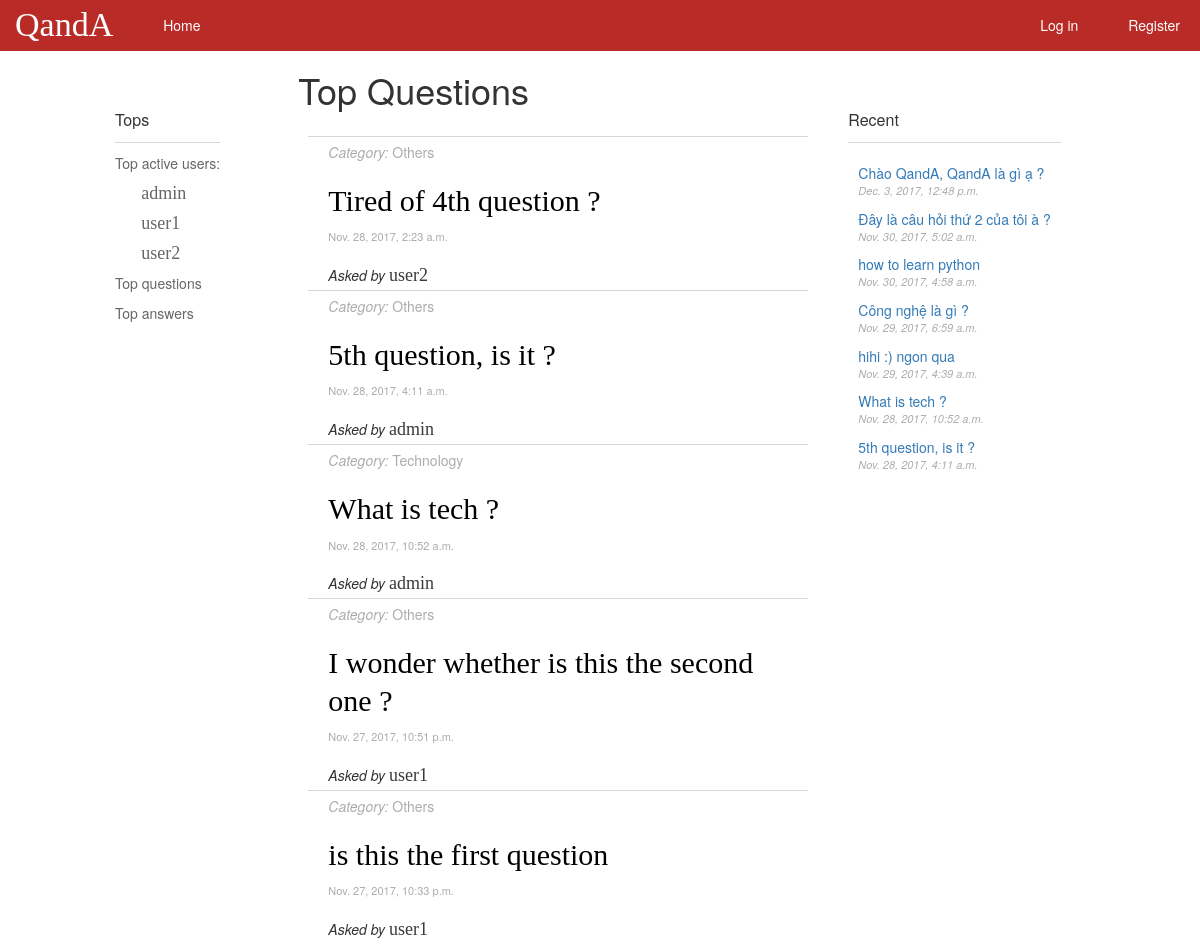
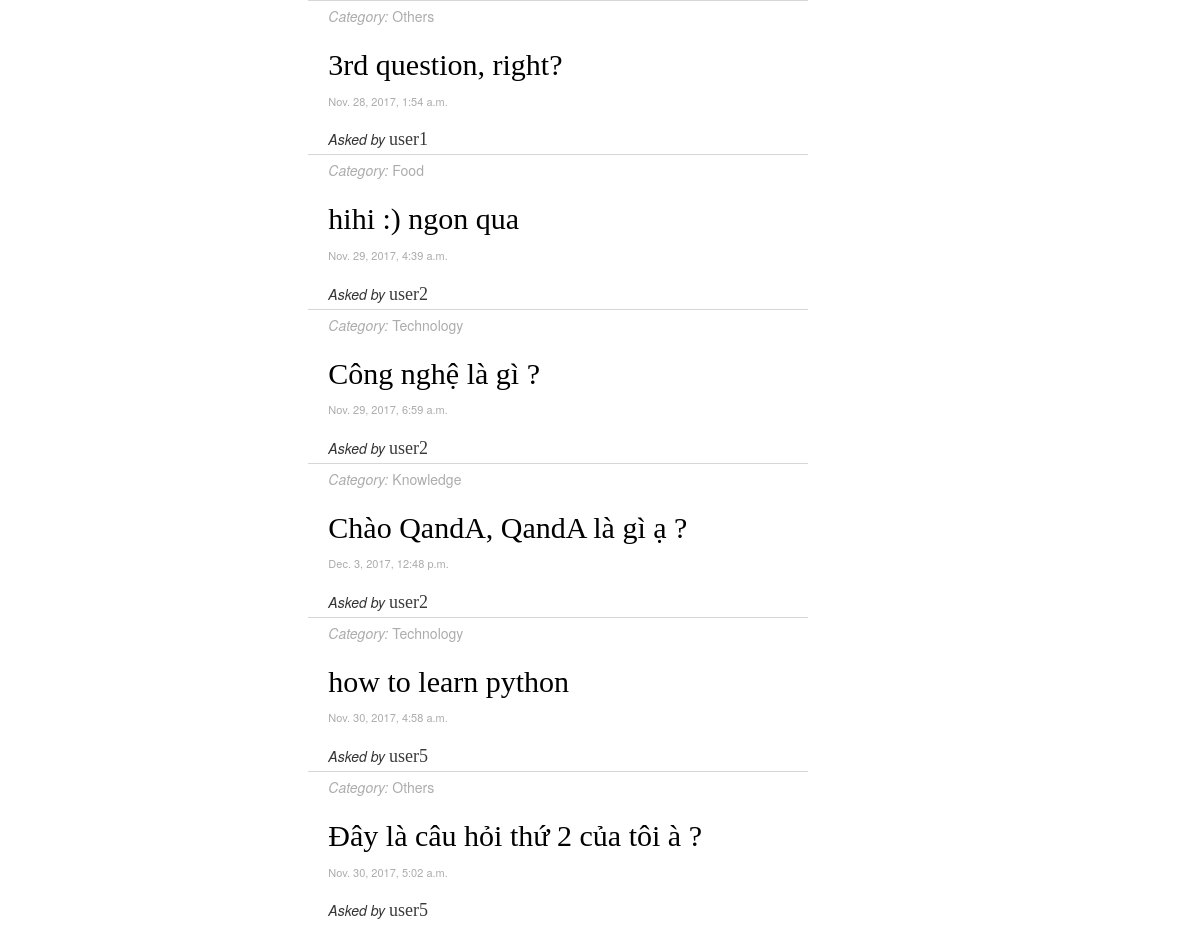
/, run on an earlier commit of the app's database (2 pictures, top to bottom).
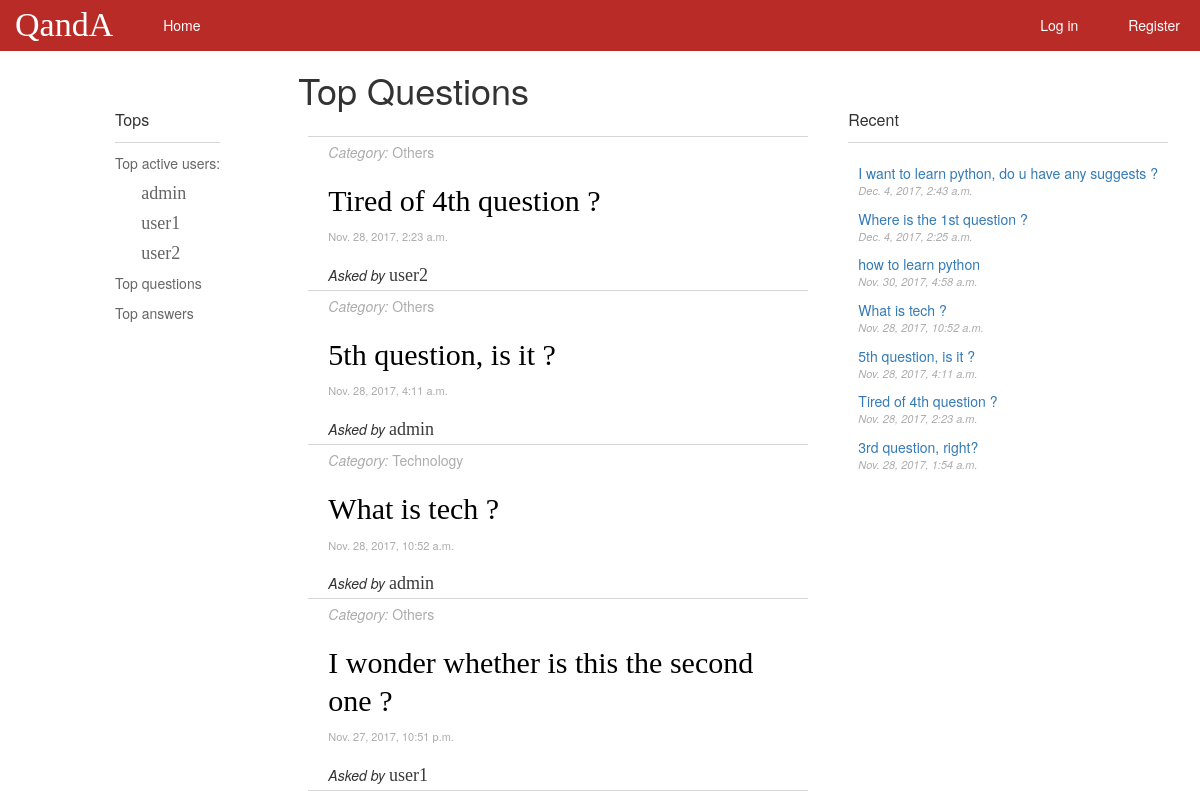
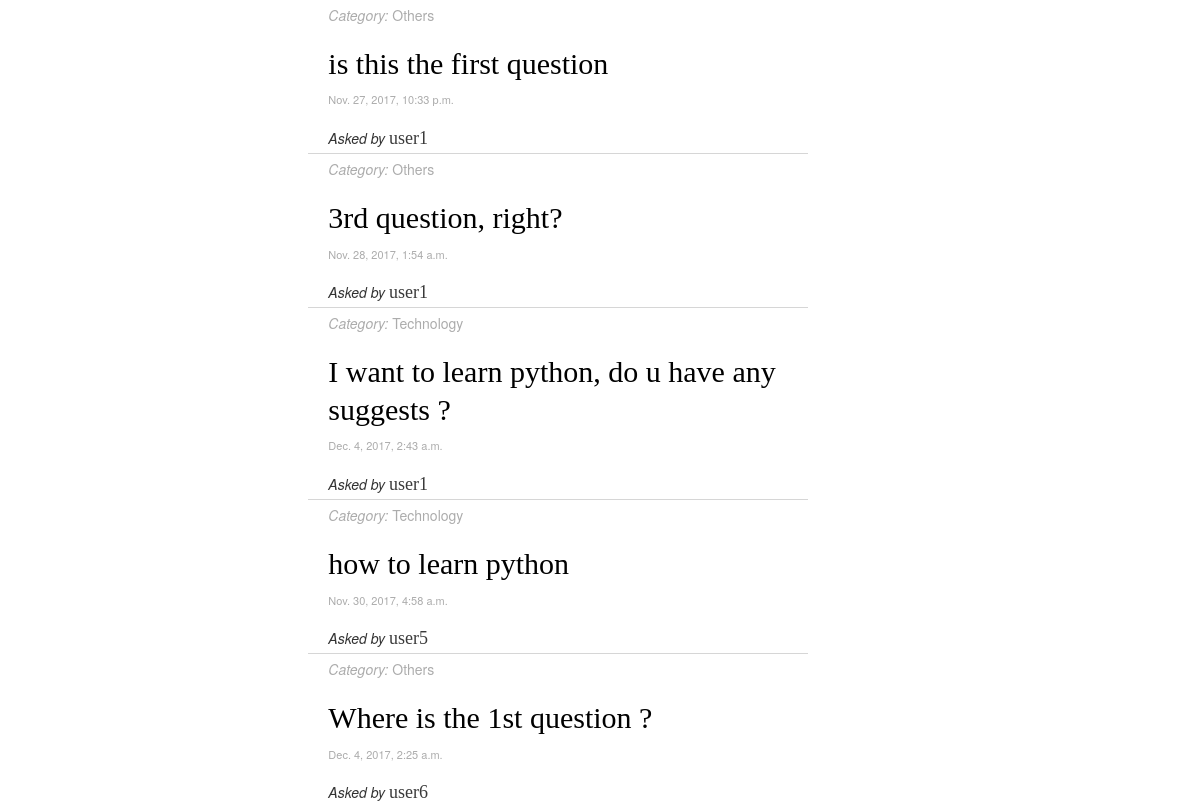
And on a later commit of the database (2 pictures, top to bottom).
### polls/models.py (models this page shows, shortened)
class Question(models.Model):
	content = models.CharField(max_length=200)
	category = models.CharField(max_length=30, null=True)
	time = models.DateTimeField('date asked')
	user = models.ForeignKey(User, on_delete=models.CASCADE, related_name="creator")
	followers = models.ManyToManyField(User, related_name="followers")

### polls/views.py (the view)
# urls.py: url(r'^$', views.home, name='home'),
def home(request, new_feed='0'):
	tops = Answer.objects.values('user__username', 'user__id').annotate(answer_num=Count('user_id')).order_by('-answer_num')[:3]
	top_users = [(top['user__username'], top['user__id']) for top in tops]
	questions = []
	answers = []
	recents = Question.objects.order_by('-time')[:7]
	if new_feed == '0':
		questions = Question.objects.annotate(follow_num = Count('followers')).order_by('-follow_num')
	else:
		answers = Answer.objects.values('content', 'time', 'user__username', 'question__content', 'question__id', 'user__id', 'question__category').annotate(vote_num = Count('voters')).order_by('-vote_num')
	return render(request, 'polls/home.html', context = {'top_users' : top_users, 'questions' : questions, 'new_feed' : new_feed, 'answers' : answers, 'recents' : recents})

### polls/templates/polls/home.html
{% extends "polls/base.html" %}
{% load static%}
{% block content %}
		<div class="container-fluid" id="mainview">
			<div class="col-xs-2 left-panel " style="margin-top:59px" >
				<div class ="affix">
					<div class="side-pannel-header" style="margin-bottom:10px">Tops</div>
					<hr class="hrstyle" width="100%">
					<ul style="padding:0">
						<li class="side-pannel-text pannel-item">Top active users:</li>
							{% for username, userid in top_users %}
								<div style="padding-left:25%"><li class="pannel-item"><a href="{% url 'polls:profile' userid %}" class="username accent-text" style="color:#666">{{username}}</a></li></div>
							{% endfor %}
						<li class="pannel-item"><a href="{% url 'polls:home' %}" class="side-pannel-text">Top questions</a></li>
						<li class="pannel-item"><a href="{% url 'polls:home' 1 %}" class="side-pannel-text">Top answers</a></li>
					</ul>
				</div>
			</div>
			<div class="col-xs-6">
				{% if new_feed == '0' %}
					<h1 style="margin-bottom:5%">Top Questions</h1>
					{% include 'polls/questions.html' with questions=questions %}
				{% else %}
					<h1 style="margin-bottom:5%">Top Answers</h1>
					{% include 'polls/answers.html' with answers=answers %}
				{% endif %}
			</div>
			{% if new_feed == '0' %}
			<div class="col-xs-4" style="margin-top:59px" >
				<div class ="affix">
					<div class="side-pannel-header" style="margin-bottom:10px">Recent</div>
					<hr class="hrstyle" width="100%">
					<div style="padding: 10 10 10 10">
						{% for recent in recents %}
							<div style=" margin-top: 10px">
								<div><a href="{% url 'polls:details' recent.id %}">{{ recent.content }}</a></div>
								<div class="time"><i>{{ recent.time }}</i></div>
							</div>
						{% endfor %}
					</div>
				</div>
			</div>
			{% endif %}
		</div>
{% endblock content %}

### polls/templates/polls/base.html (shortened to what this page needs)
{% load static %}
<html>
	<head>
		<link rel="stylesheet" type="text/css" href="{% static './polls/style.css' %}" />
		<link rel="stylesheet" href="https://maxcdn.bootstrapcdn.com/bootstrap/3.3.7/css/bootstrap.min.css">
	</head>
	<body>
		<nav class="row navbar navbar-fixed-top" id="header">
		  <div class="container-fluid">
		    <div class="navbar-header">
		      	<a class="navbar-brand" href="#" id="mytitle">QandA</a>
		    </div>
		    <ul class="nav navbar-nav navbar-left">
				<li><a href="/">Home</a></li>
		    </ul>
	    	<ul class="nav navbar-nav navbar-right">
				{% if user.is_authenticated %}
			    	<li><a>Hello, {{ user.username }}</a></li>
			    	<li><a href="{% url 'users:logout' %}">Log out</a></li>
			    {% else %}
			    	<li><a href="{% url 'users:login' %}">Log in</a></li>
			    	<li><a href="{% url 'users:register' %}">Register</a></li>
			    {% endif %}
		    </ul>
		  </div>
		</nav>
		{% block content %}
		{% endblock content %}
	</body>
</html>

### polls/templates/polls/questions.html
{% load static %}
{% for question in questions %}
	<div class="content-wrapper">
		<div><a href="{% url 'polls:category' question.category %}" class="category"><i>Category:</i> {{question.category}}</a></div>
		<h2><a href="{% url 'polls:details' question.id %}" class="accent-text question-text">{{question.content}}</a></h2>
		<div class="time">{{question.time}}</div>
		<br>
		<div><span class="tagging-text">Asked by </span><a href="{% url 'polls:profile' question.user.id %}" class="accent-text username">{{question.user.username}}</a></div>
	</div>
{% endfor %}

### polls/static/polls/style.css (style rules this page uses)
body { background-color: #fff; padding-left: 100px; }
h1 { color: rgb(88, 88, 88) }
#header { background-color: rgb(185, 43, 39); }
#mytitle { font-family: "Times New Roman", Georgia; font-size: 34px; color: #fff; }
#mainview { margin: 0px 0px 0px 0px; padding: 0px 0px 0px 0px; margin-top: 50px; }
#header a { color: #fff; margin: 0px 20px 0px 0px; }
.left-panel li { list-style: none; }
.category { color: #acacac; }
hr.hrstyle { border-top: 1px solid rgb(214, 214, 214); margin-top: 1px; margin-bottom: 0px; }
.time { color: #acacac; font-size: 11px; }
.username { font-size: 18px; border-bottom: 1px solid transparent; display: inline-block; line-height: 0.85; }
.accent-text { font-family: "Times New Roman", Georgia; color: rgb(58, 58, 58); }
.question-text { font-size: 30px; color: black; border-bottom: 1px solid transparent; display: inline; line-height: 1.25; text-shadow: 2px 2px white, 2px -2px white, -2px 2px white, -2px -2px white; }
.content-wrapper { background-color: #fff; margin: 0px 10px 0px 10px; padding: 5px 20px 5px 20px; border-top: solid 0.5px; border-color: rgb(214, 214, 214); }
.side-pannel-header { font-size: 16px; }
.side-pannel-text { font-size: 14px; color: #666; text-decoration: none }
li.pannel-item { margin-top: 10px; }
li a.username { font-size: 18px; border-bottom: 1px solid transparent; display: inline-block; line-height: 0.85; }
.tagging-text { font-size: 14px; font-style: italic; }

What changed in the data, as far as the page shows it:
removed Question: category "Food", content "hihi :) ngon qua", time "Nov. 29, 2017, 4:39 a.m.", user.username "user2"
removed Question: category "Technology", content "Công nghệ là gì ?", time "Nov. 29, 2017, 6:59 a.m.", user.username "user2"
removed Question: category "Knowledge", content "Chào QandA, QandA là gì ạ ?", time "Dec. 3, 2017, 12:48 p.m.", user.username "user2"
removed Question: category "Others", content "Đây là câu hỏi thứ 2 của tôi à ?", time "Nov. 30, 2017, 5:02 a.m.", user.username "user5"
now on one of the page's lists (row unchanged): Question: content "Tired of 4th question ?", time "Nov. 28, 2017, 2:23 a.m."
now on one of the page's lists (row unchanged): Question: content "3rd question, right?", time "Nov. 28, 2017, 1:54 a.m."
added Question: category "Technology", content "I want to learn python, do u have any suggests ?", time "Dec. 4, 2017, 2:43 a.m.", user.username "user1"
added Question: category "Others", content "Where is the 1st question ?", time "Dec. 4, 2017, 2:25 a.m.", user.username "user6"
